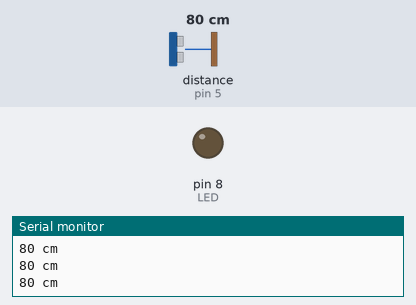
A sketch run on a simulated Arduino Uno, built with avr-gcc and run on an emulated ATmega328P. On the bench: output pins drawn as LEDs (lit = HIGH), the last lines printed to the serial monitor. The inputs (shaded band) are chosen by the test bench; at power-on: distance to the obstacle (sensor on pin 5) 80 cm.

Above: at 1.2 s.
1.3 s: distance to the obstacle (sensor on pin 5) set to 16 cm
2.8 s: distance to the obstacle (sensor on pin 5) set to 12 cm
At 4.1 s:
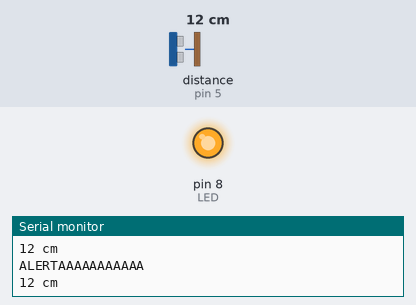
4.4 s: distance to the obstacle (sensor on pin 5) set to 18 cm
At 5.0 s:
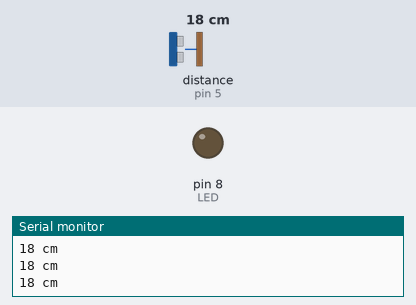
6.0 s: distance to the obstacle (sensor on pin 5) set to 4 cm
At 7.3 s:
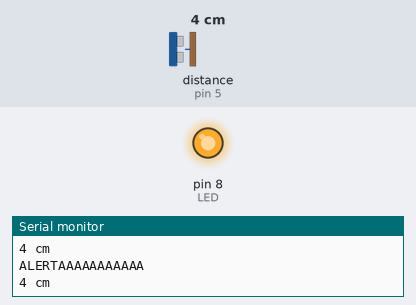
Timing chart, 0 to 8.6 s (numbered marks = the images above; inputs shaded):
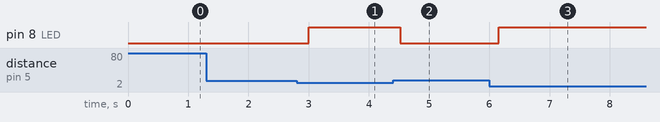

The sketch:

sketch_oct28a.ino
```cpp
#include <Ultrasonic.h>

int trigero=4;
int ecosdelrocio=5;
int LED=8;
int lecturasoniditos;

Ultrasonic torticulis (trigero,ecosdelrocio, 60000);

void setup() {
Serial.begin(9600);
pinMode(LED,OUTPUT);
}

void loop() {
lecturasoniditos=torticulis.read(CM);
Serial.print(lecturasoniditos);
Serial.println(" cm");

delay(100);

if (lecturasoniditos<15){
  digitalWrite(LED, HIGH);
  Serial.println("ALERTAAAAAAAAAAA");
}

if (lecturasoniditos>=15){
  digitalWrite(LED, LOW);
}
}
```

Measured:
- the behaviour switches between 15 and 14 cm on distance to the obstacle (sensor on pin 5) (found by bisection; images 0 and 1)
- after the input at 2.8 s, pin 8 (LED): LOW → HIGH after 0.20 s
- after the input at 4.4 s, pin 8 (LED): HIGH → LOW after 0.12 s
- after the input at 6.0 s, pin 8 (LED): LOW → HIGH after 0.15 s
